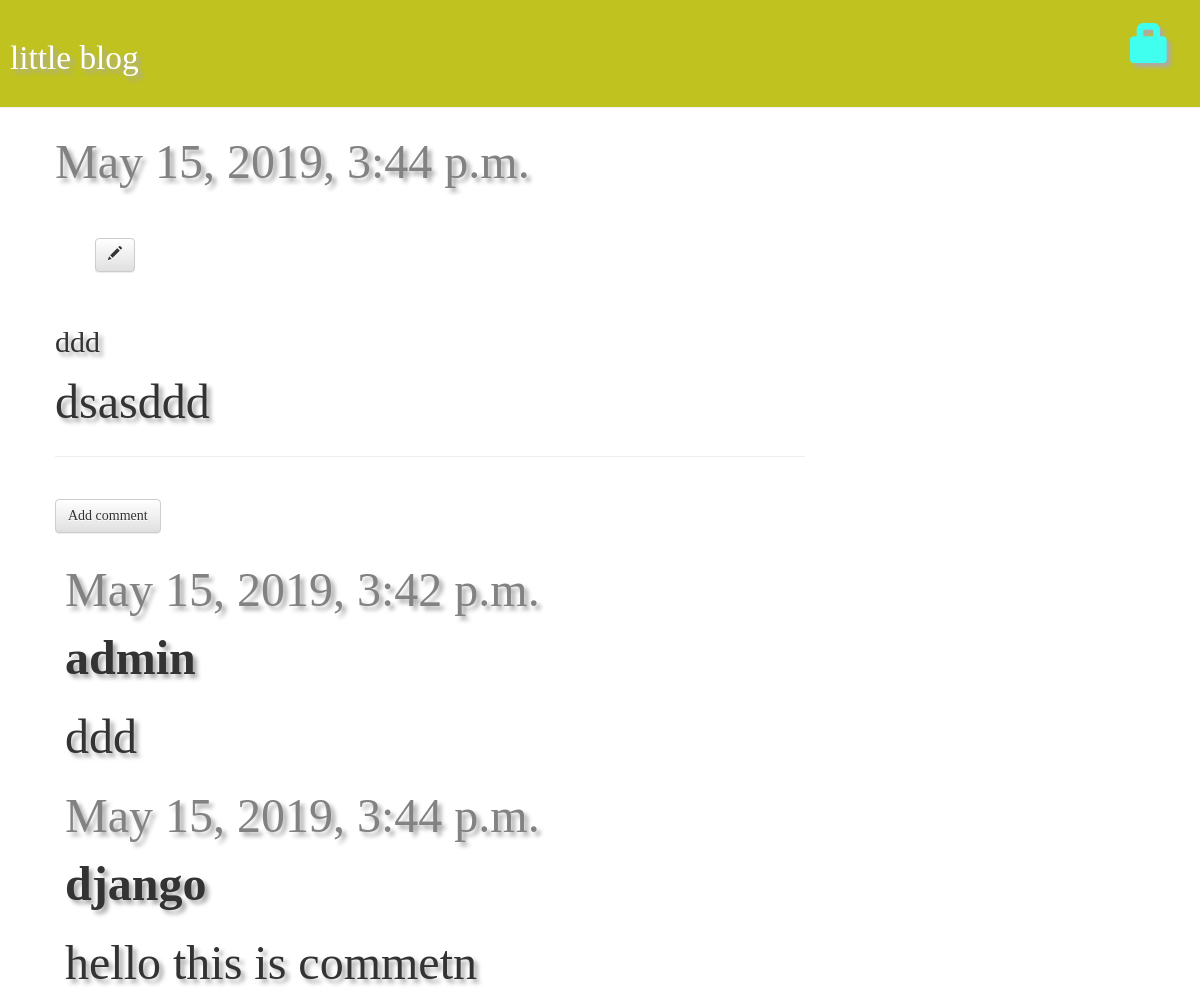
The app's page /post/1/ with its own data.
### blog/models.py (models this page shows, shortened)
class Post(models.Model):
    author = models.ForeignKey(settings.AUTH_USER_MODEL, on_delete=models.CASCADE)
    title = models.CharField(max_length=200)
    text = models.TextField()
    created_date = models.DateTimeField(default=timezone.now)
    published_date = models.DateTimeField(blank=True, null=True)

class Comment(models.Model):
    post = models.ForeignKey('blog.Post', on_delete=models.CASCADE, related_name='comments')
    author = models.CharField(max_length=200)
    text = models.TextField()
    created_date = models.DateTimeField(default=timezone.now)
    approved_comment = models.BooleanField(default=False)

### blog/views.py (the view)
# urls.py: path('post/<int:pk>/', views.post_detail, name='post_detail'),
def post_detail(request, pk):
    post = get_object_or_404(Post, pk=pk)
    return render(request, 'blog/post_detail.html', {'post': post})

### blog/templates/blog/post_detail.html (shortened to what this page needs)
{% extends 'blog/base.html' %}
{% block content %}
    <div class="post">
        {% if post.published_date %}
            <div class="date">
                {{ post.published_date }}
            </div>
        {% endif %}
        <div class="change">
            <a class="btn btn-default" href="{% url 'post_edit' pk=post.pk %}"><span class="glyphicon glyphicon-pencil"></span></a>
        </div>
        <h2>{{ post.title }}</h2>
        <p>{{ post.text|linebreaksbr }}</p>
    </div>
    <hr>
    <a class="btn btn-default" href="{% url 'add_comment_to_post' pk=post.pk %}">Add comment</a>
    {% for comment in post.comments.all %}
        {% if user.is_authenticated or comment.approved_comment %}
        <div class="comment">
            <div class="date">
                {{ comment.created_date }}
            </div>
            <strong>{{ comment.author }}</strong>
            <p>{{ comment.text|linebreaks }}</p>
        </div>
        {% endif %}
            {% empty %}
            <p>No comments here yet :(</p>
    {% endfor %}
{% endblock %}

### blog/static/css/blog.css (style rules this page uses)
body { font-family: 'Roboto+Mono', serif; font-size: 48px; text-shadow: 4px 4px 4px #aaa; }
h1, h2, h3, h4 { font-family: 'Times New Roman', cursive; }
.date { color: #828282; }
.post { margin-bottom: 20px; }
.comment { margin: 10px 10px 10px 10px; }
.change { margin: 20px 20px 40px 40px; }

### records on screen
Post: published_date "May 15, 2019, 3:44 p.m.", title "ddd", text "dsasddd"
Comment: created_date "May 15, 2019, 3:42 p.m.", author "admin", text "ddd"
Comment: created_date "May 15, 2019, 3:44 p.m.", author "django", text "hello this is commetn"
